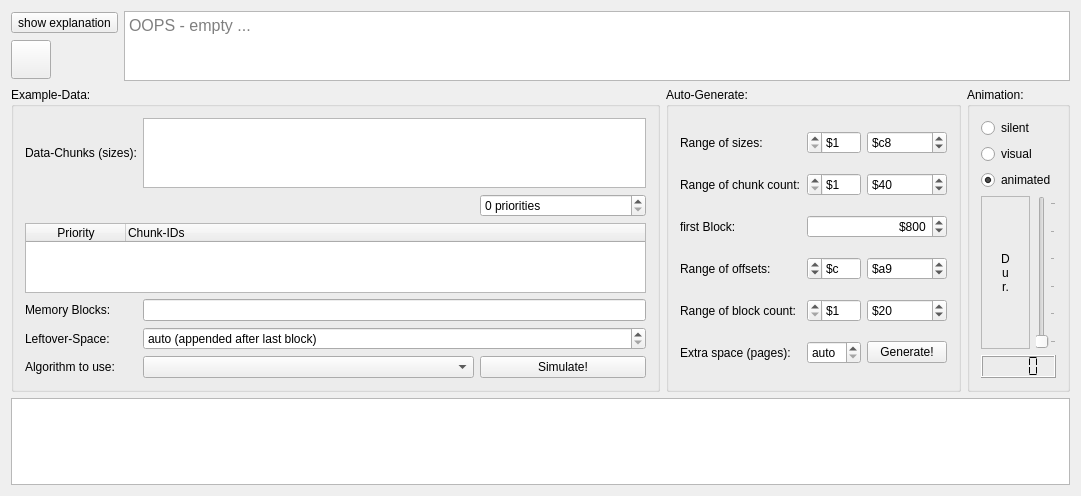
<?xml version="1.0" encoding="UTF-8"?>
<ui version="4.0">
 <class>Algo</class>
 <widget class="QWidget" name="Algo">
  <property name="geometry">
   <rect>
    <x>0</x>
    <y>0</y>
    <width>1081</width>
    <height>496</height>
   </rect>
  </property>
  <property name="windowTitle">
   <string>Algo</string>
  </property>
  <layout class="QGridLayout" name="masterGrid" rowstretch="1,1,8">
   <item row="0" column="1">
    <widget class="QTextEdit" name="te_expl">
     <property name="font">
      <font>
       <pointsize>12</pointsize>
      </font>
     </property>
     <property name="mouseTracking">
      <bool>false</bool>
     </property>
     <property name="inputMethodHints">
      <set>Qt::InputMethodHint::ImhNone</set>
     </property>
     <property name="sizeAdjustPolicy">
      <enum>QAbstractScrollArea::SizeAdjustPolicy::AdjustToContents</enum>
     </property>
     <property name="documentTitle">
      <string/>
     </property>
     <property name="readOnly">
      <bool>true</bool>
     </property>
     <property name="tabStopDistance">
      <double>40.000000000000000</double>
     </property>
     <property name="textInteractionFlags">
      <set>Qt::TextInteractionFlag::TextBrowserInteraction</set>
     </property>
     <property name="placeholderText">
      <string>OOPS - empty ...</string>
     </property>
    </widget>
   </item>
   <item row="2" column="0" colspan="2">
    <widget class="QGraphicsView" name="v">
     <property name="sizeAdjustPolicy">
      <enum>QAbstractScrollArea::SizeAdjustPolicy::AdjustToContents</enum>
     </property>
     <property name="alignment">
      <set>Qt::AlignmentFlag::AlignCenter</set>
     </property>
     <property name="transformationAnchor">
      <enum>QGraphicsView::ViewportAnchor::AnchorUnderMouse</enum>
     </property>
     <property name="resizeAnchor">
      <enum>QGraphicsView::ViewportAnchor::AnchorUnderMouse</enum>
     </property>
    </widget>
   </item>
   <item row="0" column="0">
    <layout class="QVBoxLayout" name="buttonLayout">
     <item>
      <widget class="QToolButton" name="tb_expl">
       <property name="text">
        <string>show explanation</string>
       </property>
       <property name="icon">
        <iconset theme="QIcon::ThemeIcon::DialogInformation"/>
       </property>
       <property name="iconSize">
        <size>
         <width>32</width>
         <height>32</height>
        </size>
       </property>
       <property name="toolButtonStyle">
        <enum>Qt::ToolButtonStyle::ToolButtonTextBesideIcon</enum>
       </property>
      </widget>
     </item>
     <item>
      <widget class="QToolButton" name="tb_hideExpl">
       <property name="text">
        <string/>
       </property>
       <property name="icon">
        <iconset theme="document-revert"/>
       </property>
       <property name="iconSize">
        <size>
         <width>32</width>
         <height>32</height>
        </size>
       </property>
      </widget>
     </item>
    </layout>
   </item>
   <item row="1" column="0" colspan="2">
    <layout class="QHBoxLayout" name="horizontalLayout" stretch="2,0,0">
     <item>
      <widget class="QGroupBox" name="gb_database">
       <property name="title">
        <string>Example-Data:</string>
       </property>
       <layout class="QGridLayout" name="gl_db" columnstretch="0,2,1">
        <item row="3" column="0">
         <widget class="QLabel" name="l_memory_blocks">
          <property name="text">
           <string>Memory Blocks:</string>
          </property>
         </widget>
        </item>
        <item row="0" column="1" colspan="2">
         <widget class="QTextEdit" name="te_sizes"/>
        </item>
        <item row="4" column="0">
         <widget class="QLabel" name="l_leftover_space">
          <property name="text">
           <string>Leftover-Space:</string>
          </property>
         </widget>
        </item>
        <item row="0" column="0">
         <widget class="QLabel" name="l_chunk_sizes">
          <property name="text">
           <string>Data-Chunks (sizes):</string>
          </property>
         </widget>
        </item>
        <item row="1" column="2">
         <widget class="QSpinBox" name="sb_prio_cnt">
          <property name="suffix">
           <string> priorities</string>
          </property>
          <property name="minimum">
           <number>0</number>
          </property>
          <property name="maximum">
           <number>9</number>
          </property>
          <property name="value">
           <number>0</number>
          </property>
         </widget>
        </item>
        <item row="3" column="1" colspan="2">
         <widget class="QLineEdit" name="le_pages"/>
        </item>
        <item row="4" column="1" colspan="2">
         <widget class="QSpinBox" name="sb_space">
          <property name="specialValueText">
           <string>auto (appended after last block)</string>
          </property>
         </widget>
        </item>
        <item row="5" column="2">
         <widget class="QPushButton" name="pb_simulate">
          <property name="text">
           <string>Simulate!</string>
          </property>
          <property name="icon">
           <iconset theme="QIcon::ThemeIcon::Computer"/>
          </property>
         </widget>
        </item>
        <item row="2" column="0" colspan="3">
         <widget class="QTableWidget" name="tw_prio">
          <property name="alternatingRowColors">
           <bool>true</bool>
          </property>
          <property name="selectionMode">
           <enum>QAbstractItemView::SelectionMode::SingleSelection</enum>
          </property>
          <attribute name="horizontalHeaderVisible">
           <bool>true</bool>
          </attribute>
          <attribute name="horizontalHeaderStretchLastSection">
           <bool>true</bool>
          </attribute>
          <attribute name="verticalHeaderVisible">
           <bool>false</bool>
          </attribute>
          <column>
           <property name="text">
            <string>Priority</string>
           </property>
          </column>
          <column>
           <property name="text">
            <string>Chunk-IDs</string>
           </property>
           <property name="textAlignment">
            <set>AlignLeading|AlignVCenter</set>
           </property>
          </column>
         </widget>
        </item>
        <item row="5" column="0">
         <widget class="QLabel" name="l_algo">
          <property name="text">
           <string>Algorithm to use:</string>
          </property>
         </widget>
        </item>
        <item row="5" column="1">
         <widget class="QComboBox" name="cb_algo"/>
        </item>
       </layout>
      </widget>
     </item>
     <item>
      <widget class="QGroupBox" name="gb_generate">
       <property name="title">
        <string>Auto-Generate:</string>
       </property>
       <layout class="QGridLayout" name="gridLayout">
        <item row="4" column="2">
         <widget class="QSpinBox" name="sb_maxBcnt">
          <property name="prefix">
           <string>$</string>
          </property>
          <property name="minimum">
           <number>1</number>
          </property>
          <property name="maximum">
           <number>256</number>
          </property>
          <property name="value">
           <number>32</number>
          </property>
          <property name="displayIntegerBase">
           <number>16</number>
          </property>
         </widget>
        </item>
        <item row="2" column="1" colspan="2">
         <widget class="QSpinBox" name="sb_firstBlock">
          <property name="alignment">
           <set>Qt::AlignmentFlag::AlignRight|Qt::AlignmentFlag::AlignTrailing|Qt::AlignmentFlag::AlignVCenter</set>
          </property>
          <property name="suffix">
           <string>00</string>
          </property>
          <property name="prefix">
           <string>$</string>
          </property>
          <property name="minimum">
           <number>2</number>
          </property>
          <property name="maximum">
           <number>255</number>
          </property>
          <property name="stepType">
           <enum>QAbstractSpinBox::StepType::AdaptiveDecimalStepType</enum>
          </property>
          <property name="value">
           <number>8</number>
          </property>
          <property name="displayIntegerBase">
           <number>16</number>
          </property>
         </widget>
        </item>
        <item row="0" column="0">
         <widget class="QLabel" name="l_range_sizes">
          <property name="text">
           <string>Range of sizes:</string>
          </property>
         </widget>
        </item>
        <item row="5" column="1">
         <widget class="QSpinBox" name="sb_extra">
          <property name="specialValueText">
           <string>auto</string>
          </property>
         </widget>
        </item>
        <item row="0" column="1">
         <widget class="QSpinBox" name="sb_minSz">
          <property name="layoutDirection">
           <enum>Qt::LayoutDirection::RightToLeft</enum>
          </property>
          <property name="accelerated">
           <bool>true</bool>
          </property>
          <property name="prefix">
           <string>$</string>
          </property>
          <property name="minimum">
           <number>1</number>
          </property>
          <property name="maximum">
           <number>256</number>
          </property>
          <property name="displayIntegerBase">
           <number>16</number>
          </property>
         </widget>
        </item>
        <item row="5" column="2">
         <widget class="QPushButton" name="pb_generate">
          <property name="text">
           <string>Generate!</string>
          </property>
          <property name="icon">
           <iconset theme="process-working"/>
          </property>
         </widget>
        </item>
        <item row="4" column="1">
         <widget class="QSpinBox" name="sb_minBcnt">
          <property name="layoutDirection">
           <enum>Qt::LayoutDirection::RightToLeft</enum>
          </property>
          <property name="accelerated">
           <bool>true</bool>
          </property>
          <property name="prefix">
           <string>$</string>
          </property>
          <property name="minimum">
           <number>1</number>
          </property>
          <property name="maximum">
           <number>256</number>
          </property>
          <property name="displayIntegerBase">
           <number>16</number>
          </property>
         </widget>
        </item>
        <item row="3" column="0">
         <widget class="QLabel" name="l_range_offsets">
          <property name="text">
           <string>Range of offsets:</string>
          </property>
         </widget>
        </item>
        <item row="4" column="0">
         <widget class="QLabel" name="l_range_block_count">
          <property name="text">
           <string>Range of block count:</string>
          </property>
         </widget>
        </item>
        <item row="3" column="1">
         <widget class="QSpinBox" name="sb_minBoffs">
          <property name="layoutDirection">
           <enum>Qt::LayoutDirection::RightToLeft</enum>
          </property>
          <property name="accelerated">
           <bool>true</bool>
          </property>
          <property name="prefix">
           <string>$</string>
          </property>
          <property name="minimum">
           <number>1</number>
          </property>
          <property name="maximum">
           <number>256</number>
          </property>
          <property name="value">
           <number>12</number>
          </property>
          <property name="displayIntegerBase">
           <number>16</number>
          </property>
         </widget>
        </item>
        <item row="0" column="2">
         <widget class="QSpinBox" name="sb_maxSz">
          <property name="prefix">
           <string>$</string>
          </property>
          <property name="minimum">
           <number>1</number>
          </property>
          <property name="maximum">
           <number>256</number>
          </property>
          <property name="value">
           <number>200</number>
          </property>
          <property name="displayIntegerBase">
           <number>16</number>
          </property>
         </widget>
        </item>
        <item row="2" column="0">
         <widget class="QLabel" name="l_first_block">
          <property name="text">
           <string>first Block:</string>
          </property>
         </widget>
        </item>
        <item row="5" column="0">
         <widget class="QLabel" name="l_extra_space">
          <property name="text">
           <string>Extra space (pages):</string>
          </property>
         </widget>
        </item>
        <item row="3" column="2">
         <widget class="QSpinBox" name="sb_maxBoffs">
          <property name="prefix">
           <string>$</string>
          </property>
          <property name="minimum">
           <number>1</number>
          </property>
          <property name="maximum">
           <number>256</number>
          </property>
          <property name="value">
           <number>169</number>
          </property>
          <property name="displayIntegerBase">
           <number>16</number>
          </property>
         </widget>
        </item>
        <item row="1" column="2">
         <widget class="QSpinBox" name="sb_maxCcnt">
          <property name="prefix">
           <string>$</string>
          </property>
          <property name="minimum">
           <number>1</number>
          </property>
          <property name="maximum">
           <number>256</number>
          </property>
          <property name="value">
           <number>64</number>
          </property>
          <property name="displayIntegerBase">
           <number>16</number>
          </property>
         </widget>
        </item>
        <item row="1" column="1">
         <widget class="QSpinBox" name="sb_minCcnt">
          <property name="layoutDirection">
           <enum>Qt::LayoutDirection::RightToLeft</enum>
          </property>
          <property name="accelerated">
           <bool>true</bool>
          </property>
          <property name="prefix">
           <string>$</string>
          </property>
          <property name="minimum">
           <number>1</number>
          </property>
          <property name="maximum">
           <number>256</number>
          </property>
          <property name="displayIntegerBase">
           <number>16</number>
          </property>
         </widget>
        </item>
        <item row="1" column="0">
         <widget class="QLabel" name="l_range_chunk_count">
          <property name="text">
           <string>Range of chunk count:</string>
          </property>
         </widget>
        </item>
       </layout>
      </widget>
     </item>
     <item>
      <widget class="QGroupBox" name="gb_animation">
       <property name="title">
        <string>Animation:</string>
       </property>
       <layout class="QGridLayout" name="gridLayout_2">
        <item row="2" column="1" colspan="2">
         <widget class="QRadioButton" name="rb_animated">
          <property name="text">
           <string>animated</string>
          </property>
          <property name="checked">
           <bool>true</bool>
          </property>
          <attribute name="buttonGroup">
           <string notr="true">bg_visMode</string>
          </attribute>
         </widget>
        </item>
        <item row="4" column="2">
         <widget class="QSlider" name="sl_aniDur">
          <property name="maximum">
           <number>2500</number>
          </property>
          <property name="singleStep">
           <number>50</number>
          </property>
          <property name="pageStep">
           <number>250</number>
          </property>
          <property name="orientation">
           <enum>Qt::Orientation::Vertical</enum>
          </property>
          <property name="tickPosition">
           <enum>QSlider::TickPosition::TicksBelow</enum>
          </property>
          <property name="tickInterval">
           <number>500</number>
          </property>
         </widget>
        </item>
        <item row="4" column="1">
         <widget class="QLabel" name="l_anidur">
          <property name="frameShape">
           <enum>QFrame::Shape::StyledPanel</enum>
          </property>
          <property name="frameShadow">
           <enum>QFrame::Shadow::Sunken</enum>
          </property>
          <property name="lineWidth">
           <number>5</number>
          </property>
          <property name="midLineWidth">
           <number>2</number>
          </property>
          <property name="text">
           <string>D
u
r.</string>
          </property>
          <property name="textFormat">
           <enum>Qt::TextFormat::PlainText</enum>
          </property>
          <property name="scaledContents">
           <bool>false</bool>
          </property>
          <property name="alignment">
           <set>Qt::AlignmentFlag::AlignCenter</set>
          </property>
          <property name="wordWrap">
           <bool>false</bool>
          </property>
          <property name="textInteractionFlags">
           <set>Qt::TextInteractionFlag::NoTextInteraction</set>
          </property>
         </widget>
        </item>
        <item row="0" column="1" colspan="2">
         <widget class="QRadioButton" name="rb_silent">
          <property name="text">
           <string>silent</string>
          </property>
          <attribute name="buttonGroup">
           <string notr="true">bg_visMode</string>
          </attribute>
         </widget>
        </item>
        <item row="5" column="1" colspan="2">
         <widget class="QLCDNumber" name="lcd_aniDur">
          <property name="digitCount">
           <number>4</number>
          </property>
          <property name="segmentStyle">
           <enum>QLCDNumber::SegmentStyle::Flat</enum>
          </property>
         </widget>
        </item>
        <item row="1" column="1" colspan="2">
         <widget class="QRadioButton" name="rb_visual">
          <property name="text">
           <string>visual</string>
          </property>
          <attribute name="buttonGroup">
           <string notr="true">bg_visMode</string>
          </attribute>
         </widget>
        </item>
       </layout>
      </widget>
     </item>
    </layout>
   </item>
  </layout>
 </widget>
 <layoutdefault spacing="6" margin="11"/>
 <resources/>
 <connections>
  <connection>
   <sender>sl_aniDur</sender>
   <signal>valueChanged(int)</signal>
   <receiver>lcd_aniDur</receiver>
   <slot>display(int)</slot>
   <hints>
    <hint type="sourcelabel">
     <x>1177</x>
     <y>233</y>
    </hint>
    <hint type="destinationlabel">
     <x>1153</x>
     <y>287</y>
    </hint>
   </hints>
  </connection>
 </connections>
 <buttongroups>
  <buttongroup name="bg_visMode"/>
 </buttongroups>
</ui>
